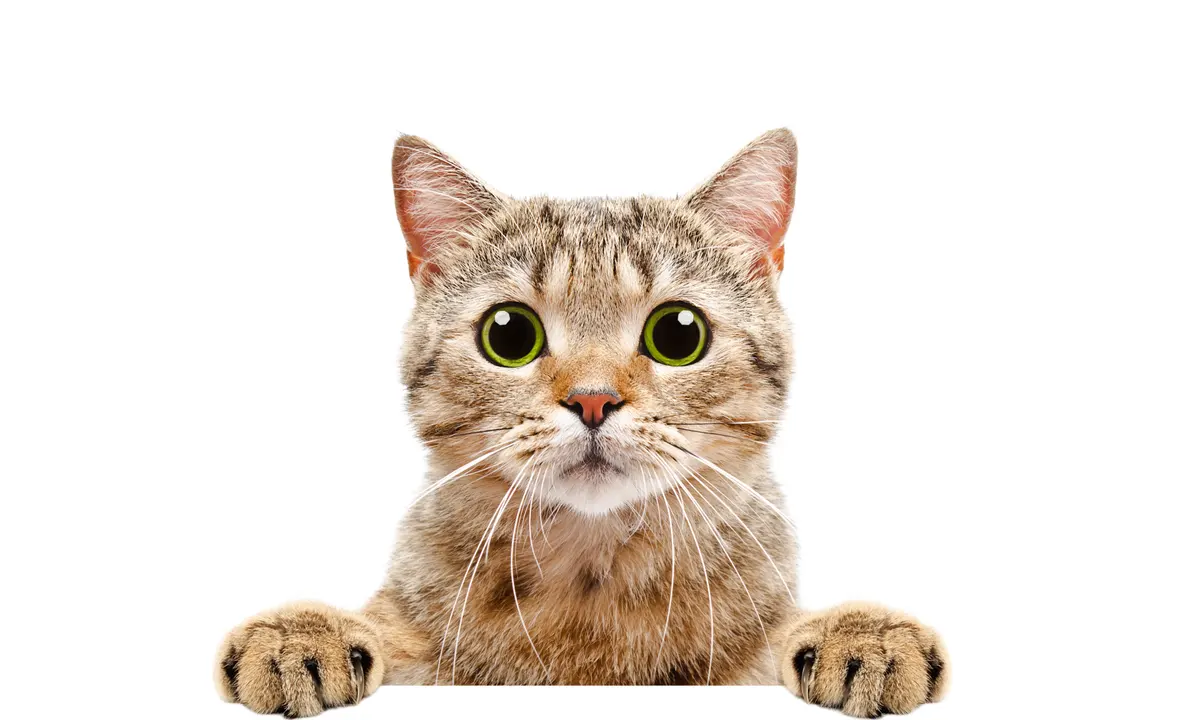
#> input picture CA3/Cat Detection/images/image.webp, 1200 x 720 px
$ jupyter execute cat_detector.ipynb
#> lines starting #> are read from the running program, lines starting #| are printed output that depends on the picture
# **Cat Detector**

## **Elahe Khodaverdi - Fereshte Bagheri**

## **Description**

In this this project we implement a system for detecting cat faces in images using the Haar Cascade classifier. We process individual images or a batch of images from a specified directory, annotating detected faces with bounding boxes and labels. The processed images are saved to an output folder, and the results can be visualized using Matplotlib.

## **Requirements**

* **Libraries**: OpenCV, NumPy, Matplotlib, OS, Glob
* **File Structure**:
  - Input images stored in `images/`
  - Haar Cascade model stored in `models/`
  - Output images stored in `outputImages/`

## **Outputs**

### **Expected Outputs**

1. **Images**:
   - Input images annotated with detected cat faces.
   - Visualizations of processed results, showing bounding boxes and labels for detected cats.

### **Sample Outputs**

The processed images, with annotations for detected cat faces, are saved in the `outputImages/` directory.

## **Algorithm Details**

1. **Load Image**
    - The script reads images from the `images/` folder.
    - Converts the image from BGR to RGB color space for visualization using Matplotlib.

2. **Detect Cat Faces**
    - Loads the model from the `models/` directory.
    - Converts the image to grayscale and uses the `detectMultiScale` method to identify cat faces.
    - Annotates each detected cat face with a bounding box and label (e.g., "Cat #1").

3. **Save and Display Results**
    - Saves the annotated images in the `outputImages/` directory.
    - Displays the original and annotated images using Matplotlib.

# Requirements

[cell 1]
import cv2
import os
import matplotlib.pyplot as plt

# Loading Image

[cell 2]
# Define the path to the image file using os.path.join for cross-platform compatibility
image_address = os.path.join("images", "image.webp")

# Define the path to the Haar Cascade model file using os.path.join for cross-platform compatibility
model = os.path.join("models", "haarcascade_frontalcatface_extended.xml")

# Read the input image from the specified path
image = cv2.imread(image_address)
#> image is the input picture: shape (720, 1200, 3); mean B, G, R 219.7, 227.3, 235.5

# Convert the image from BGR to RGB format (as OpenCV uses BGR by default and Matplotlib uses RGB)
image = cv2.cvtColor(image, cv2.COLOR_BGR2RGB)

[cell 3]
# Create a figure with specified size to display the image
plt.figure(figsize=(10, 8))

# Display the image using Matplotlib
plt.imshow(image)

# Turn off the axis for a cleaner look
plt.axis('off')

# Show the figure
plt.show()

# Detecting Cat

[cell 4]
# Load the Haar Cascade model for cat face detection
detector = cv2.CascadeClassifier(model)

# Detect cat faces in the image using the loaded model
# scaleFactor: Parameter specifying how much the image size is reduced at each image scale
# minNeighbors: Parameter specifying how many neighbors each candidate rectangle should have to retain it
# minSize: Minimum possible object size. Objects smaller than this are ignored.
rects = detector.detectMultiScale(cv2.cvtColor(image, cv2.COLOR_RGB2GRAY), scaleFactor=1.02, minNeighbors=2, minSize=(180, 180))
#> rects = [[414, 189, 353, 353]]

# Iterate over the detected rectangles (bounding boxes for cat faces)
for (i, (x, y, w, h)) in enumerate(rects):
    # Draw a rectangle around the detected cat face
    # Annotate the image with the text 'Cat #N' above the rectangle
    cv2.rectangle(image, (x, y), (x + w, y + h), (255, 0, 0), 2)
    cv2.putText(image, f'Cat #{i+1}', (x, y-10), cv2.FONT_HERSHEY_SIMPLEX, 0.8, (255, 0, 0), 2, cv2.LINE_AA)
#> this loop made 1 pass
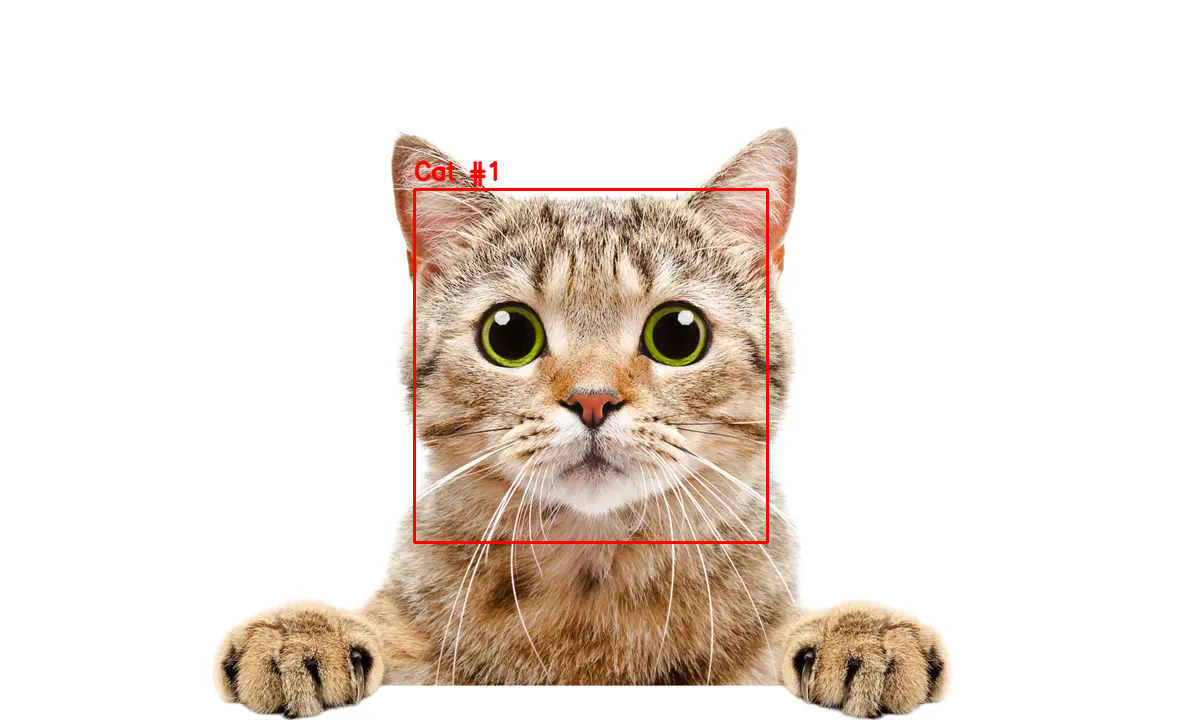
#> image: shape (720, 1200, 3); mean R, G, B 235.8, 226.3, 218.8

[cell 5]
# Create a figure with specified size to display the image
plt.figure(figsize=(10, 8))

# Display the image with detected cat faces and annotations
plt.imshow(image)


# Turn off the axis for a cleaner look
plt.axis('off')

# Show the figure
plt.show()

[cell 6]
def display_images_from_dict(images_dict, num_columns=3, size=5):
    titles = list(images_dict.keys())
    images = list(images_dict.values())
    num_rows = (len(images) + num_columns - 1) // num_columns

    plt.figure(figsize=(size * num_columns, size * num_rows))

    for index, (title, image) in enumerate(zip(titles, images)):
        plt.subplot(num_rows, num_columns, index + 1)
        cmap = 'gray' if len(image.shape) == 2 else None
        plt.imshow(image, cmap=cmap)

        plt.title(title, fontsize=8)
        plt.axis('off')

    plt.subplots_adjust(hspace=0.5, wspace=0.5)
    plt.tight_layout(pad=0.1)
    plt.show()

[cell 7]
import numpy as np
import glob
def detectCat(image):
    detector = cv2.CascadeClassifier(model)
    imageCopy = np.copy(image)
    rects = detector.detectMultiScale(cv2.cvtColor(imageCopy, cv2.COLOR_RGB2GRAY), scaleFactor=1.02, minNeighbors=2, minSize=(180, 180))
#> rects = [[414, 189, 353, 353]]

    for (i, (x, y, w, h)) in enumerate(rects):
        cv2.rectangle(imageCopy, (x, y), (x + w, y + h), (0, 255, 0), 2)
        cv2.putText(imageCopy, f'Cat #{i+1}', (x, y-10), cv2.FONT_HERSHEY_SIMPLEX, 0.8, (0,255, 0), 2, cv2.LINE_AA)
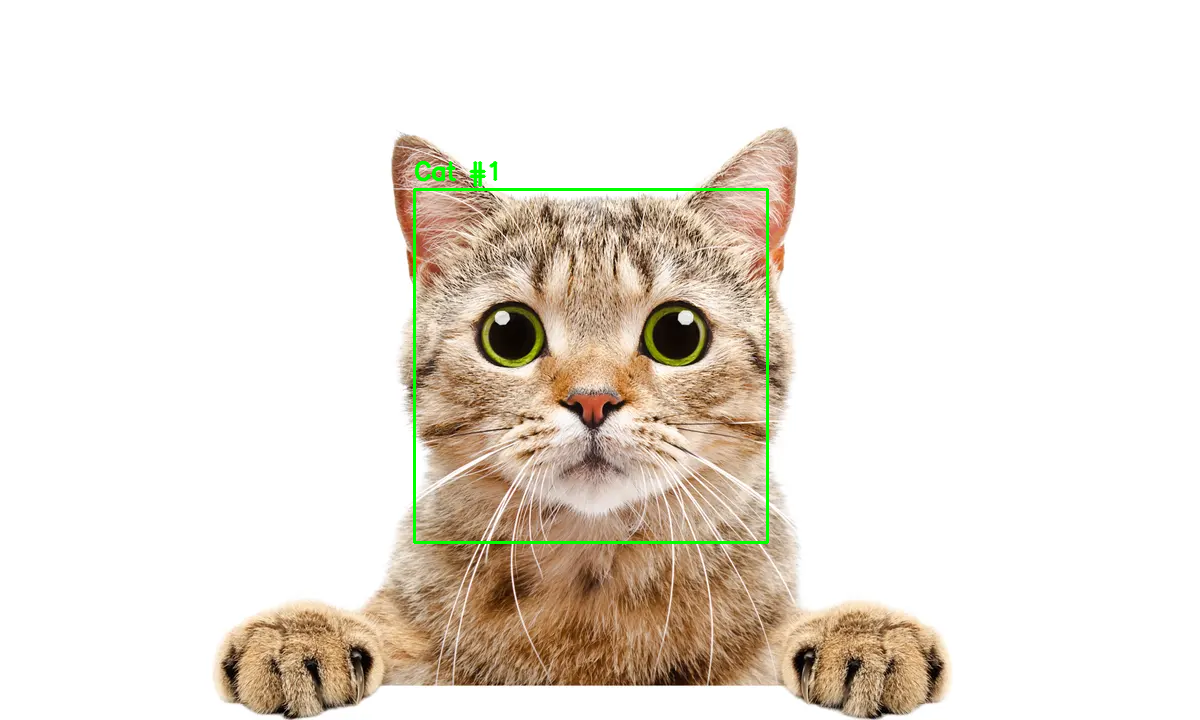
#> imageCopy: shape (720, 1200, 3); mean R, G, B 234.3, 227.7, 218.8
    return imageCopy

[cell 8]
images_dict = {}
def apply_cat_detection_to_image(image_path, images_dict):
    image = cv2.imread(image_path)
    image_rgb = cv2.cvtColor(image, cv2.COLOR_BGR2RGB)
    result = detectCat(image_rgb)
    filename = os.path.basename(image_path)
    output_path = os.path.join(OUTPUT_FOLDER, "detected_" + filename)
    result_bgr = cv2.cvtColor(result, cv2.COLOR_RGB2BGR)
    images_dict[filename] = image_rgb
    images_dict[filename + " Result"] = result
    cv2.imwrite(output_path, result_bgr)

OUTPUT_FOLDER = "outputImages"
if not os.path.exists(OUTPUT_FOLDER):
    os.makedirs(OUTPUT_FOLDER)
image_files = glob.glob(os.path.join("images", "*.[jp][pn]g")) + glob.glob(os.path.join("images", "*.jpeg")) + glob.glob(os.path.join("images", "*.webp"))


for image_path in image_files:
    apply_cat_detection_to_image(image_path, images_dict)

display_images_from_dict(images_dict,2)
#> in display_images_from_dict, `plt.show()`:
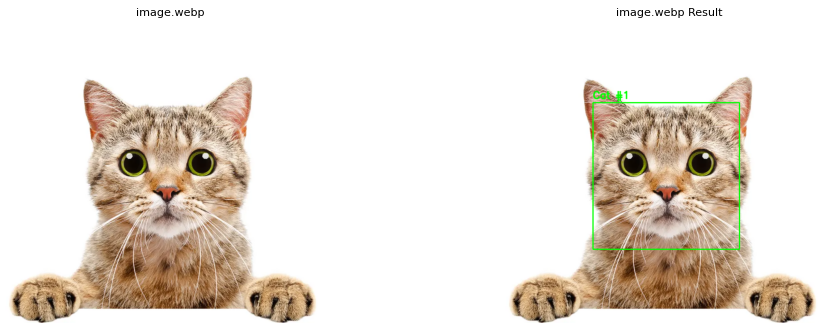
#> figure drawn by matplotlib, 2 panels
